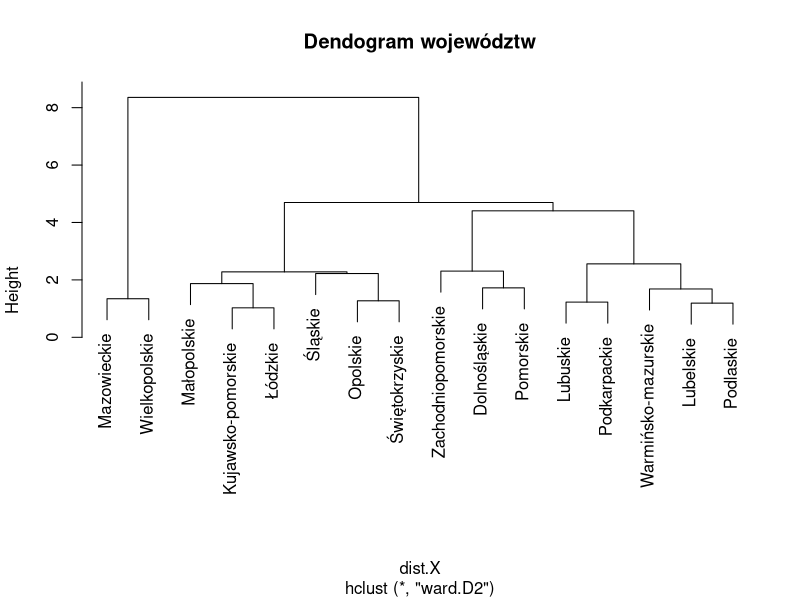

The R script that drew this image:
## ---- chunk 1
library(readxl)
dane <- read_excel("../data/dane.xlsx")
head(dane)
library(lmtest)
library(cluster)
library(fpc)
library(MASS)
## ---- chunk 2
Frame1 <- data.frame(dane)
K <- ncol(Frame1)
## ---- chunk 3
Frame2 <- data.frame(scale(Frame1[,2:K]))
## ---- chunk 4
X <- data.frame(Frame1[1],Frame2)
head(X)
## ---- chunk 5
dist.X <- dist(X[2:K],method = "euclidian")
round(dist.X,2)
## ---- chunk 6
CW<-hclust(dist.X,method = "ward.D2",members = NULL)

A1<-plot(CW,labels = X[,1],main="Dendogram województw")
## ---- chunk 7
#dla 3 klastrów
clust3<-cutree(CW,k=3)
#dla 4 klastrów
clust4<-cutree(CW,k=4)
## ---- chunk 8
showc3 <- lapply(1:3,function(which.group)Frame1[1][clust3==which.group,])
showc3
## ---- chunk 9
showc4 <- lapply(1:4,function(which.group)Frame1[1][clust4==which.group,])
showc4
## ---- chunk 10
S3<-cluster.stats(dist.X,clust3)
S3$cluster.size
## ---- chunk 11
S3$average.distance
## ---- chunk 12
S3$separation.matrix
## ---- chunk 13
S3$average.between
## ---- chunk 14
S3$average.within
## ---- chunk 15
S4<-cluster.stats(dist.X,clust4)
S4$cluster.size
## ---- chunk 16
S4$average.distance
## ---- chunk 17
S4$separation.matrix
## ---- chunk 18
S4$average.between
## ---- chunk 19
S4$average.within
## ---- chunk 20
ifelse(S3$wb.ratio<=S4$wb.ratio,"Klastorwanie pierwsze jest lepsze","Klastorwanie drugie jest lepsze")
## ---- chunk 21
ifelse(S3$pearsongamma>=S4$pearsongamma,"Klastorwanie pierwsze jest lepsze","Klastorwanie drugie jest lepsze")
## ---- chunk 22
ifelse(S3$dunn2>=S4$dunn2,"Klastorwanie pierwsze jest lepsze","Klastorwanie drugie jest lepsze")
